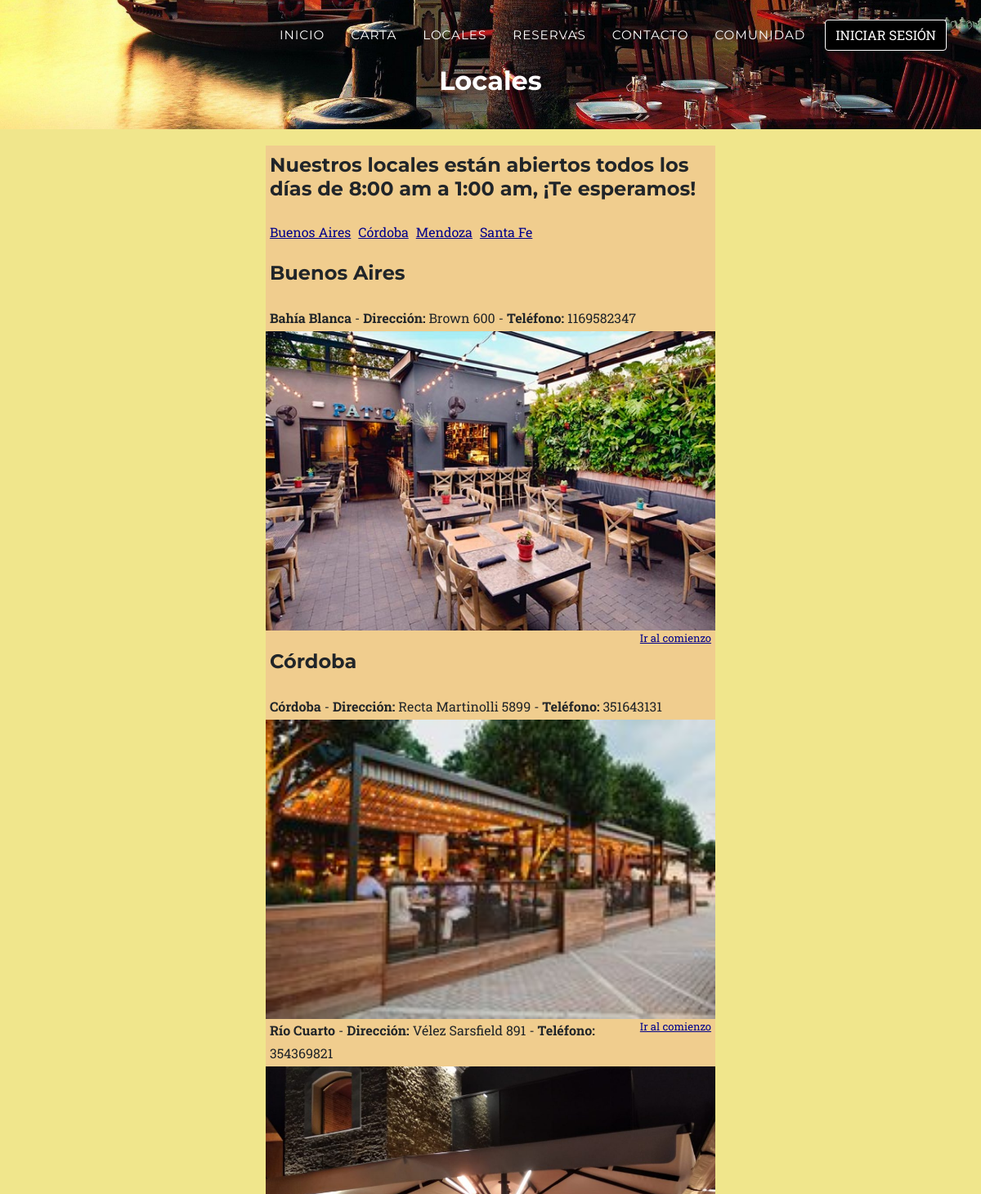
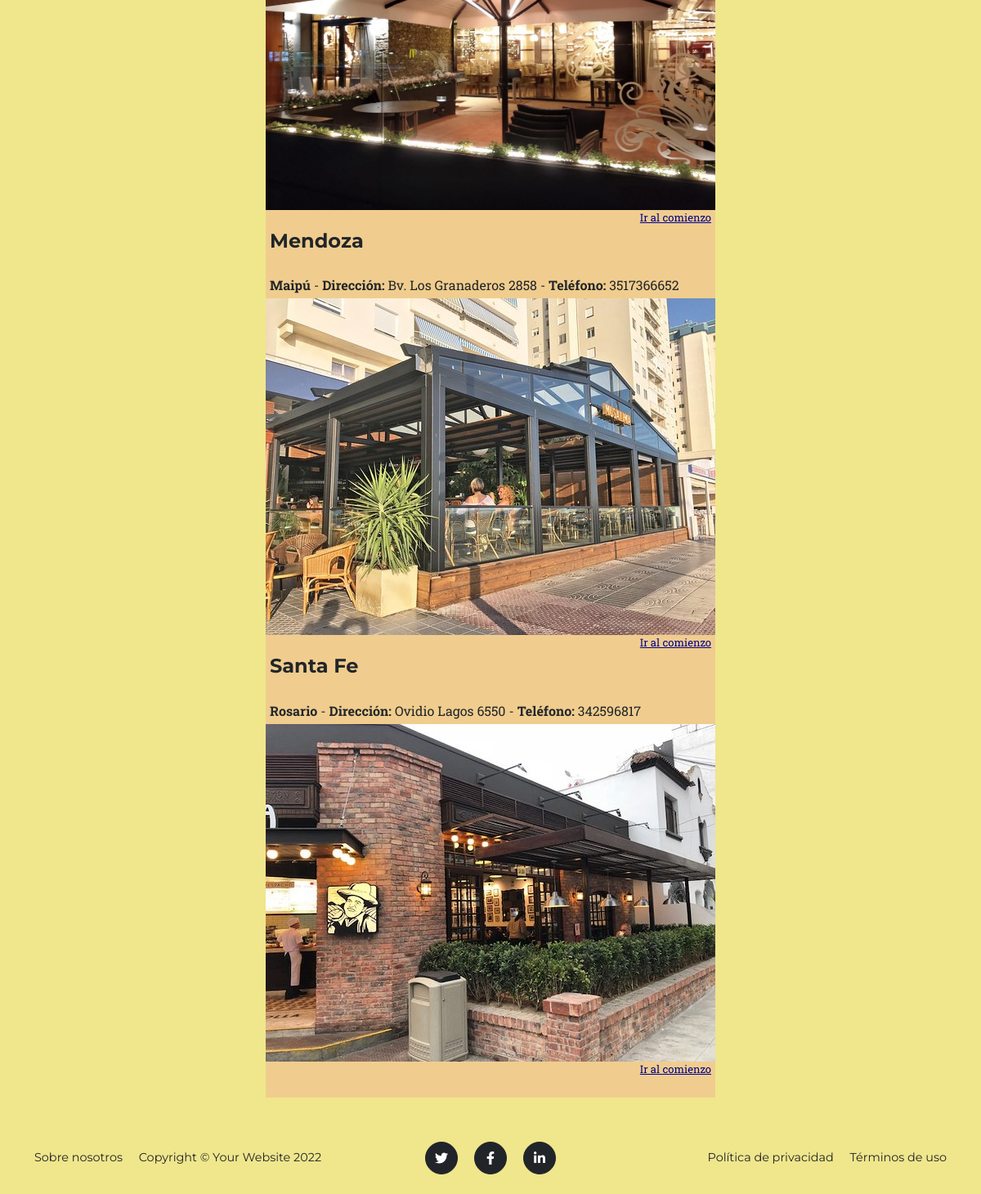
The app's page /AppRestaurante/local/ with its own data (2 pictures, top to bottom).
### AppRestaurante/models.py (models this page shows, shortened)
class Local(models.Model):
    provincia = models.CharField(max_length=20)
    localidad = models.CharField(max_length=20)
    direccion = models.CharField(max_length=40)
    telefono = models.CharField(max_length=15)
    capacidad = models.IntegerField()
    imagen = models.ImageField(upload_to='local', null=True, blank=True)

### AppRestaurante/views.py (the view)
# urls.py: path('local/', views.local, name="Local"),
def local(request):
    provincias = set()
    locales = Local.objects.all()
    for local in locales:
        provincias.add(local.provincia)
    provincias = sorted(list(provincias))
    return render(request, "local.html", {"locales": locales, "provincias": provincias})

### AppRestaurante/Templates/local.html (shortened to what this page needs)
{% extends 'padre.html' %}
{% load static %}
{% block header %}<h2>Locales</h2>{% endblock header %}
{% block contenidoQueCambia %}
<section style="margin-bottom: 30px;" class="contenido">
    <h4>Nuestros locales están abiertos todos los días de 8:00 am a 1:00 am, ¡Te esperamos!</h4>
    <br>
    {% for provincia in provincias %}
        <a class="link"; href="#{{provincia}}">{{provincia}}</a>
    {% endfor %}
    <br><br>
    {% for provincia in provincias %}
        <h4 id="{{provincia}}">{{provincia}}</h4> <br>
        {% for local in locales %}
            {% if local.provincia == provincia %}
                <p style="margin-left: 5px;"><b>{{local.localidad}}</b> - <b>Dirección:</b> {{local.direccion}} - <b>Teléfono:</b>  {{local.telefono}}</p>
                <img src="{{local.imagen.url}}", width="550px">
                <a style="color: darkblue; font-size: small; margin-left: 5px; float: right; margin-right: 5px;" href="#">Ir al comienzo</a>
            {% endif %}
        {% endfor %}
        <br><br>
    {% endfor %}
</section>
{% endblock contenidoQueCambia %}

### AppRestaurante/static/css/style.css (style rules this page uses)
body { margin: 0; }
h2 { text-align: center; font-family: Verdana, Geneva, Tahoma, sans-serif; margin: 10px; }
section.contenido { background-color: rgb(240, 205, 142) !important; width: 550px; margin: 0 auto; padding-top: 10px !important; padding-bottom: 20px !important; margin-top: 20px; }
p, h3, h4, h5, h6 { margin-left: 5px !important; margin-bottom: 2px !important; }
.link { margin-left: 5px !important; color: darkblue !important; font-size: 16px; }

### records on screen
Local: provincias "Buenos Aires", provincias "Buenos Aires", localidad "Bahía Blanca", direccion "Brown 600", telefono "1169582347", imagen (picture)
Local: provincias "Córdoba", provincias "Córdoba", localidad "Córdoba", direccion "Recta Martinolli 5899", telefono "351643131", imagen (picture)
Local: provincias "Mendoza", provincias "Mendoza", localidad "Maipú", direccion "Bv. Los Granaderos 2858", telefono "3517366652", imagen (picture)
Local: provincias "Santa Fe", provincias "Santa Fe", localidad "Rosario", direccion "Ovidio Lagos 6550", telefono "342596817", imagen (picture)
Local: localidad "Río Cuarto", direccion "Vélez Sarsfield 891", telefono "354369821", imagen (picture)
